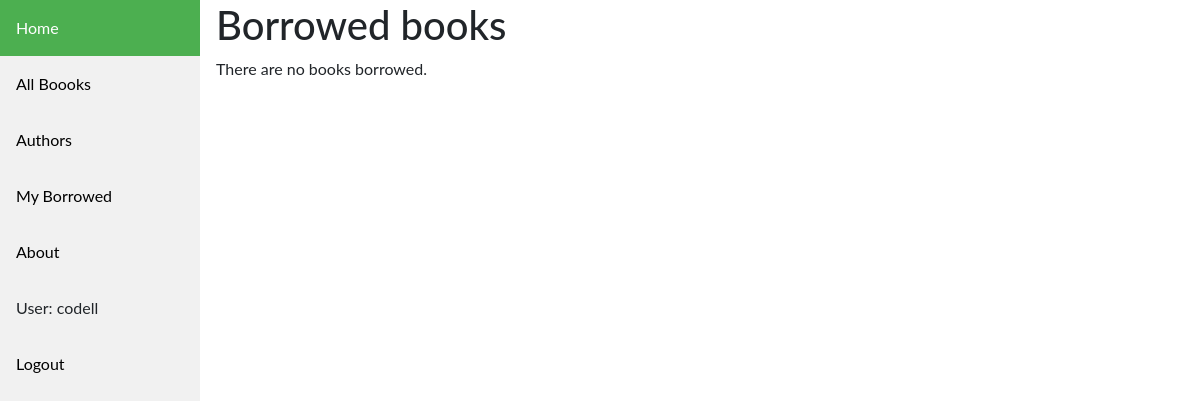
Page /catalog/mybooks/ (signed in) on the earlier database version.
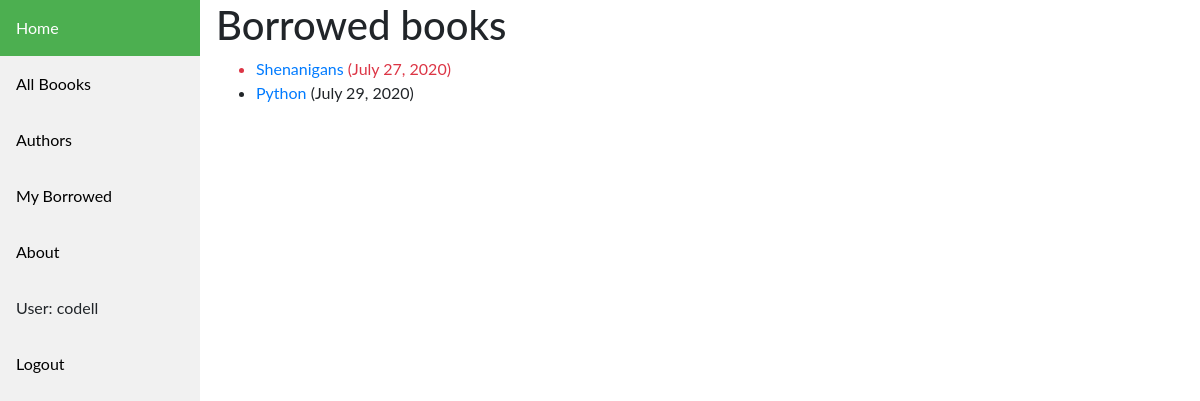
Same page on the later database version.
### catalog/models.py (models this page shows, shortened)
class BookInstance(models.Model):
    id = models.UUIDField(primary_key=True, default=uuid.uuid4, help_text='Unique ID for this particular book across whole library')
    book = models.ForeignKey('Book', on_delete=models.SET_NULL, null=True)
    imprint = models.CharField(max_length=200)
    due_back = models.DateField(null=True, blank=True)
    borrower = models.ForeignKey(User, on_delete=models.SET_NULL, null=True, blank=True)
    LOAN_STATUS = (
        ('m', 'Maintenance'),
        ('o', 'On loan'),
        ('a', 'Available'),
        ('r', 'Reserved'),
    )
    status = models.CharField(
        max_length=1,
        choices=LOAN_STATUS,
        blank=True,
        default='m',
        help_text='Book availability',
    )
    class Meta:
        ordering = ['due_back']
    @property
    def is_overdue(self):
        if self.due_back and date.today() > self.due_back:
            return True
        return False

class Book(models.Model):
    title = models.CharField(max_length=200)
    author = models.ForeignKey('Author', on_delete=models.SET_NULL, null=True)
    summary = models.TextField(max_length=1000, help_text='Enter a brief description of the book')
    isbn = models.CharField('ISBN', max_length=13, help_text='13 Character <a href="https://www.isbn-international.org/content/what-isbn">ISBN number</a>')
    genre = models.ManyToManyField(Genre, help_text='Select a genre for this book')
    language = models.ForeignKey('Language', on_delete=models.SET_NULL, null=True)
    def display_genre(self):
        """Create a string for the Genre. This is required to display genre in Admin."""
        return ', '.join(genre.name for genre in self.genre.all()[:3])
    display_genre.short_description = 'Genre'

### catalog/views.py (the view)
# urls.py: path('mybooks/', views.LoanedBooksByUserListView.as_view(), name='my-borrowed'),
class LoanedBooksByUserListView(LoginRequiredMixin,generic.ListView):
    model = BookInstance
    template_name ='catalog/bookinstance_list_borrowed_user.html'
    paginate_by = 2
    def get_queryset(self):
        return BookInstance.objects.filter(borrower=self.request.user).filter(status__exact='o').order_by('due_back')

### catalog/templates/catalog/bookinstance_list_borrowed_user.html
{% extends "catalog/base_generic.html" %}
{% block content %}
<h1>Borrowed books</h1>
{% if bookinstance_list %}
<ul>
    {% for bookinst in bookinstance_list %}
    <li class="{% if bookinst.is_overdue %}text-danger{% endif %}">
        <a href="{% url 'book-detail' bookinst.book.pk %}">{{bookinst.book.title}}</a> ({{ bookinst.due_back }})
    </li>
    {% endfor %}
</ul>
{% else %}
<p>There are no books borrowed.</p>
{% endif %}
{% endblock %}

Differences in the rows shown:
now on this page (row edited): BookInstance: book "Shenanigans", due_back "July 27, 2020"
added BookInstance: book "Python", due_back "July 29, 2020"
Other differences:
text no longer shown: "There are no books borrowed."
